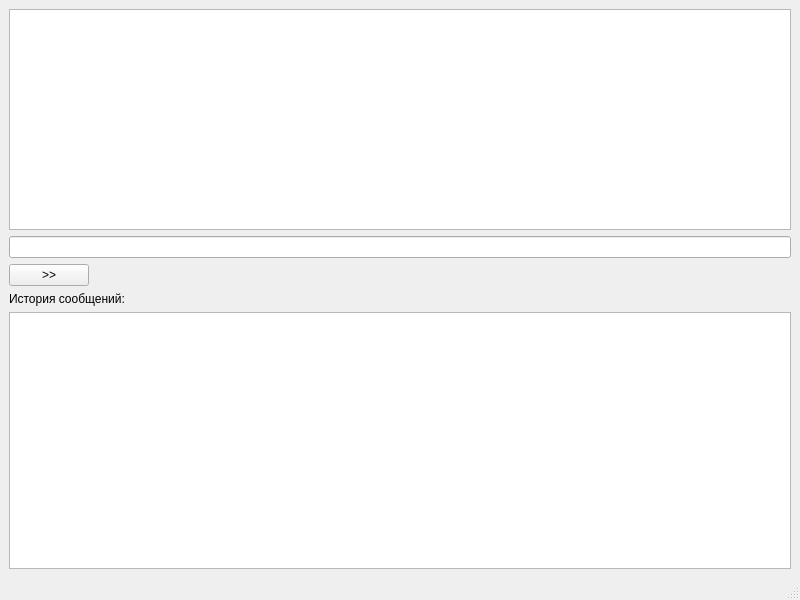
<?xml version="1.0" encoding="UTF-8"?>
<ui version="4.0">
 <class>MainWindow</class>
 <widget class="QMainWindow" name="MainWindow">
  <property name="geometry">
   <rect>
    <x>0</x>
    <y>0</y>
    <width>800</width>
    <height>600</height>
   </rect>
  </property>
  <property name="windowTitle">
   <string>MainWindow</string>
  </property>
  <widget class="QWidget" name="centralwidget">
   <layout class="QGridLayout" name="gridLayout_3">
    <item row="0" column="0">
     <layout class="QGridLayout" name="gridLayout">
      <item row="0" column="0">
       <widget class="QListWidget" name="listWidget"/>
      </item>
      <item row="1" column="0">
       <widget class="QLineEdit" name="lineEdit"/>
      </item>
      <item row="2" column="0">
       <widget class="QPushButton" name="pushButton">
        <property name="sizePolicy">
         <sizepolicy hsizetype="Fixed" vsizetype="Fixed">
          <horstretch>0</horstretch>
          <verstretch>0</verstretch>
         </sizepolicy>
        </property>
        <property name="text">
         <string>&gt;&gt;</string>
        </property>
       </widget>
      </item>
     </layout>
    </item>
    <item row="1" column="0">
     <layout class="QGridLayout" name="gridLayout_2">
      <item row="1" column="0">
       <widget class="QListWidget" name="listWidgetHistory"/>
      </item>
      <item row="0" column="0">
       <widget class="QLabel" name="label">
        <property name="text">
         <string>История сообщений:</string>
        </property>
       </widget>
      </item>
     </layout>
    </item>
   </layout>
  </widget>
  <widget class="QMenuBar" name="menubar">
   <property name="geometry">
    <rect>
     <x>0</x>
     <y>0</y>
     <width>800</width>
     <height>24</height>
    </rect>
   </property>
  </widget>
  <widget class="QStatusBar" name="statusbar"/>
 </widget>
 <resources/>
 <connections/>
</ui>
